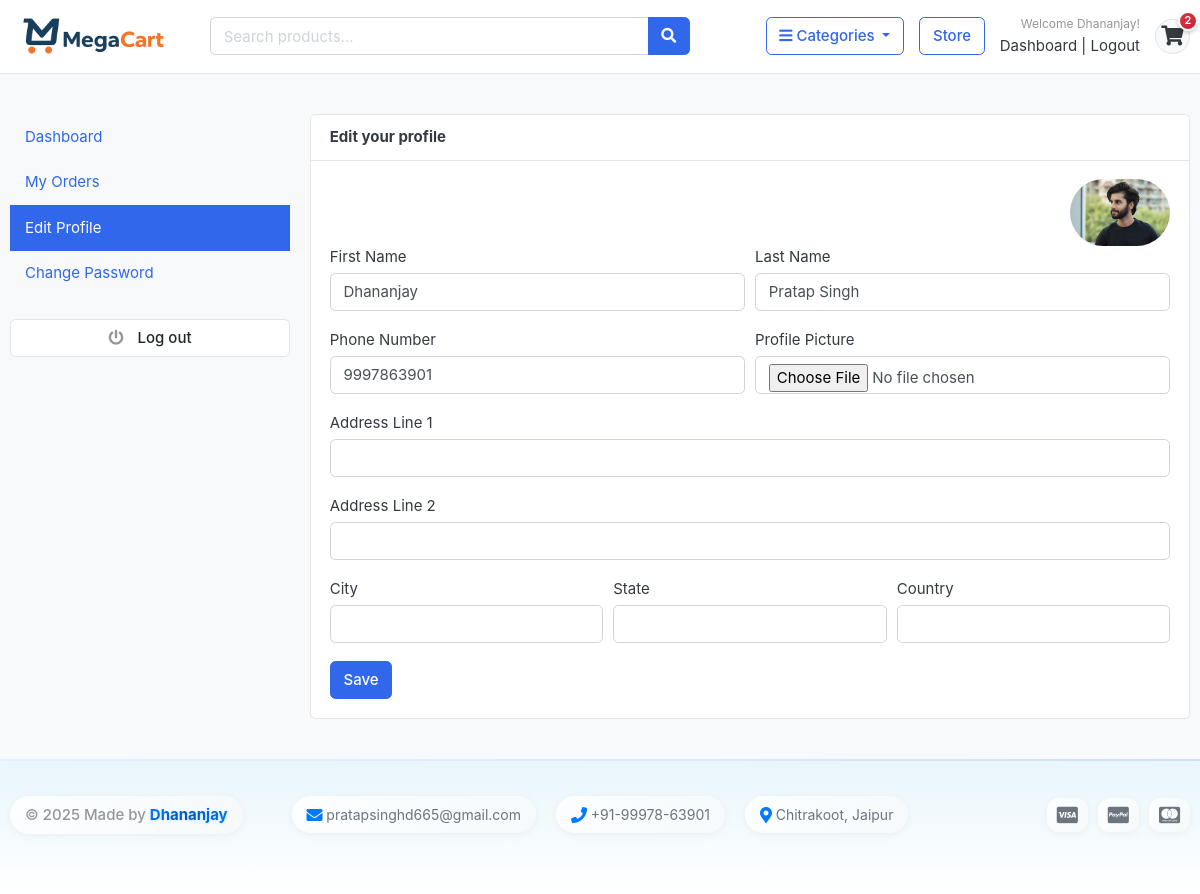
The app's page /accounts/edit_profile/ (signed in) with its own data.
### accounts/models.py (models this page shows, shortened)
class Account(AbstractBaseUser, PermissionsMixin):
    ROLE_CHOICES = (
        ('Customer', 'Customer'),
        ('Seller', 'Seller'),
        ('Admin', 'Admin'),
    )
    role = models.CharField(max_length=10, choices=ROLE_CHOICES, default='Customer')
    first_name = models.CharField(max_length=50)
    last_name = models.CharField(max_length=50)
    username = models.CharField(max_length=50, unique=True)
    email = models.EmailField(max_length=100, unique=True)
    phone_number = models.CharField(max_length=50)
    date_joined = models.DateTimeField(auto_now_add=True)
    last_login = models.DateTimeField(auto_now_add=True)
    is_admin = models.BooleanField(default=False)
    is_staff = models.BooleanField(default=False)
    is_superuser = models.BooleanField(default=False)
    is_active = models.BooleanField(default=True)
    is_superadmin = models.BooleanField(default=False)
    USERNAME_FIELD = 'email'
    REQUIRED_FIELDS = ['username', 'first_name', 'last_name']
    objects = MyAccountManager()

class UserProfile(models.Model):
    user = models.OneToOneField(Account, on_delete=models.CASCADE)
    address_line_1 = models.CharField(blank=True, max_length=100)
    address_line_2 = models.CharField(blank=True, max_length=100)
    profile_picture = models.ImageField(upload_to='userprofile/', blank=True, default='media/default/default-user.png')
    city = models.CharField(blank=True, max_length=20)
    state = models.CharField(blank=True, max_length=20)
    country = models.CharField(blank=True, max_length=20)

### accounts/views.py (the view)
# urls.py: path('edit_profile/', views.edit_profile, name='edit_profile'),
@login_required(login_url='login')
def edit_profile(request):
    userprofile, created = UserProfile.objects.get_or_create(user=request.user)
    if request.method == 'POST':
        user_form = UserForm(request.POST, instance=request.user)
        profile_form = UserProfileForm(request.POST, request.FILES, instance=userprofile)
        if user_form.is_valid() and profile_form.is_valid():
            user_form.save()
            profile_form.save()
            messages.success(request, 'Your profile has been updated.')
            return redirect('edit_profile')
    else:
        user_form = UserForm(instance=request.user)
        profile_form = UserProfileForm(instance=userprofile)
    context = {
        'user_form': user_form,
        'profile_form': profile_form,
        'userprofile': userprofile,
    }
    return render(request, 'accounts/edit_profile.html', context)

### accounts/forms.py
class UserForm(forms.ModelForm):
    class Meta:
        model = Account
        fields = ('first_name', 'last_name', 'phone_number')
    def __init__(self, *args, **kwargs):
        super(UserForm, self).__init__(*args, **kwargs)
        for field in self.fields:
            self.fields[field].widget.attrs['class'] = 'form-control'

class UserProfileForm(forms.ModelForm):
    profile_picture = forms.ImageField(required=False, error_messages = {'invalid':("Image files only")}, widget=forms.FileInput)
    class Meta:
        model = UserProfile
        fields = ('address_line_1', 'address_line_2', 'city', 'state', 'country', 'profile_picture')
    def __init__(self, *args, **kwargs):
        super(UserProfileForm, self).__init__(*args, **kwargs)
        for field in self.fields:
            self.fields[field].widget.attrs['class'] = 'form-control'

### carts/context_processors.py (called while the page is built)
def counter(request):
    cart_count = 0
    if 'admin' in request.path:
        return {}
    else:
        try:
            cart = Cart.objects.filter(cart_id=_cart_id(request))
            if request.user.is_authenticated:
                cart_items = CartItem.objects.all().filter(user=request.user)
            else:
                cart_items = CartItem.objects.all().filter(cart=cart[:1])
            for cart_item in cart_items:
                cart_count += cart_item.quantity
        except Cart.DoesNotExist:
            cart_count = 0
    return dict(cart_count=cart_count)

### carts/views.py (called while the page is built)
def _cart_id(request):
    cart = request.session.session_key
    if not cart:
        cart = request.session.create()
    return cart

### category/context_processors.py (called while the page is built)
def menu_links(request):
    links = Category.objects.all()
    return dict(links=links)

### category/models.py (called while the page is built)
    def get_url(self):
        return reverse('products_by_category', args=[self.slug])

### templates/accounts/edit_profile.html (shortened to what this page needs)
{% extends 'base.html' %}
{% block content %}
<section class="section-conten padding-y bg">
<div class="container">
	<div class="row">
	{% include 'includes/dashboard_sidebar.html' %}
	<main class="col-md-9">
		<article class="card">
		<header class="card-header">
			<strong class="d-inline-block mr-3">Edit your profile</strong>
		</header>
		<div class="card-body">
			<div class="text-right">
				<img src="{{userprofile.profile_picture.url}}" alt="Profile Picture" width="100" style="border-radius:50px;">
			</div>
			<div class="row">
			<div class="col-md-12">
				<form action="{% url 'edit_profile' %}" method="POST" enctype="multipart/form-data">
					<div class="form-row">
						<div class="form-group col-md-6">
							<label>First Name</label>
							{{user_form.first_name}}
						</div>
						<div class="form-group col-md-6">
							<label>Last Name</label>
							{{user_form.last_name}}
						</div>
					</div>
					<div class="form-row">
						<div class="form-group col-md-6">
							<label>Phone Number</label>
							{{user_form.phone_number}}
						</div>
						<div class="form-group col-md-6">
							<label>Profile Picture</label>
							{{profile_form.profile_picture}}
						</div>
					</div>
					<div class="form-group">
						<label>Address Line 1</label>
						{{profile_form.address_line_1}}
					</div>
					<div class="form-group">
						<label>Address Line 2</label>
						{{profile_form.address_line_2}}
					</div>
					<div class="form-row">
						<div class="form-group col-md-4">
							<label>City</label>
							{{profile_form.city}}
						</div>
						<div class="form-group col-md-4">
							<label>State</label>
							{{profile_form.state}}
						</div>
						<div class="form-group col-md-4">
							<label>Country</label>
							{{profile_form.country}}
						</div>
					</div>
					<input type="submit" value="Save" class="btn btn-primary">
				</form>
			</div>
			</div>
		</div>
		</article>
	</main>
</div>
</div>
</section>
{% endblock %}

### templates/includes/navbar.html (shortened to what this page needs)
{% load static %}
<header class="section-header">
<section class="header-main border-bottom">
  <div class="container-fluid">
    <div class="row align-items-center">
      <div class="col-3 col-sm-2 col-md-2 col-lg-2">
        <a href="{% url 'home' %}" class="brand-wrap">
          <img class="logo img-fluid" src="{% static './images/logo.png' %}" alt="Logo">
        </a>
      </div>
      <div class="col-lg-5 d-none d-lg-block">
        <form action="{% url 'search' %}" class="search" method='GET'>
          <div class="input-group">
            <input type="text" class="form-control" placeholder="Search products..." name="keyword">
            <div class="input-group-append">
              <button class="btn btn-primary" type="submit">
                <i class="fa fa-search"></i>
              </button>
            </div>
          </div>
        </form>
      </div>
      <div class="col-lg-5 col-md-8 d-none d-md-flex justify-content-end align-items-center">
        <div class="dropdown me-3">
          <button type="button" class="btn btn-outline-primary dropdown-toggle" data-toggle="dropdown">
            <i class="fa fa-bars"></i> Categories
          </button>
        </div>
        <a href="{% url 'store' %}" class="btn btn-outline-primary me-3">Store</a>
        <div class="user-info me-3">
          {% if user.id is None %}
            <div class="widget-header">
              <small class="title text-muted d-none d-lg-block">Welcome guest!</small>
              <div>
                <a href="{% url 'login' %}" class="text-decoration-none">Sign in</a>
                <span class="dark-transp d-none d-lg-inline"> | </span>
                <a href="{% url 'register' %}" class="text-decoration-none d-none d-lg-inline">Register</a>
              </div>
            </div>
          {% else %}
            <div class="widget-header">
              <small class="title text-muted d-none d-lg-block">Welcome {{user.first_name}}!</small>
              <div>
                <a href="{% url 'dashboard' %}" class="text-decoration-none">Dashboard</a>
                <span class="dark-transp d-none d-lg-inline"> | </span>
                <a href="{% url 'logout' %}" class="text-decoration-none d-none d-lg-inline">Logout</a>
              </div>
            </div>
          {% endif %}
        </div>
        <a href="{% url 'cart' %}" class="cart-link position-relative">
          <div class="icon icon-sm rounded-circle border d-flex align-items-center justify-content-center">
            <i class="fa fa-shopping-cart"></i>
          </div>
          <span class="cart-badge">{{cart_count}}</span>
        </a>
      </div>
    </div>
  </div>
</section>
</header>

### MegaCart/static/css/ui.css (style rules this page uses)
html { font-family: "Inter", sans-serif; font-size: 15px; }
.icon-xs, .icon-sm, .icon-md, .icon-lg { display: inline-block; text-align: center; flex-shrink: 0; flex-grow: 0; }
.icon-sm { width: 48px; height: 48px; line-height: 48px !important; font-size: 20px; }
.padding-y { padding-top: 40px; padding-bottom: 40px; }
article:after, .form-group:after { display: block; clear: both; content: ""; }
.bg { background-color: #f8f9fa; }
.header-main { position: relative; padding-top: 1rem; padding-bottom: 1rem; }
.brand-wrap .logo, .navbar-brand .logo { margin-right: 7px; max-height: 42px; display: inline-block; }
.widget-header { display: inline-block; vertical-align: middle; position: relative; }
.widget-header a { color: #343a40; }
.widget-header .title { display: block; }

### templates/includes/navbar.html (style rules this page uses)
.section-header { background-color: #fff; box-shadow: 0 2px 4px rgba(0,0,0,0.1); }
.logo { max-height: 40px; width: auto; }
.cart-link { text-decoration: none; color: inherit; }
.cart-link .icon { width: 35px; height: 35px; background-color: #f8f9fa; border: 1px solid #dee2e6; }
.cart-badge { position: absolute; top: -8px; right: -8px; background: linear-gradient(135deg, #dc3545, #c82333); color: white; border-radius: 50%; min-width: 20px; height: 20px; display: flex; align-items: center; justify-content: center; font-size: 11px; font-weight: 600; line-height: 1; box-shadow: 0 2px 4px rgba(0,0,0,0.2); border: 2px solid white; }
@media (min-width: 768px) { .user-info { text-align: right; } }
@media (min-width: 768px) { .widget-header { min-width: 120px; } }
@media (min-width: 768px) { .widget-header small { display: block; margin-bottom: 2px; } }
.me-3 { margin-right: 1rem !important; }

### records on screen
Account: first_name "Dhananjay", last_name "Pratap Singh", phone_number "9997863901"
UserProfile: profile_picture (picture)

### other values on screen
{{ cart_count }} "2"
